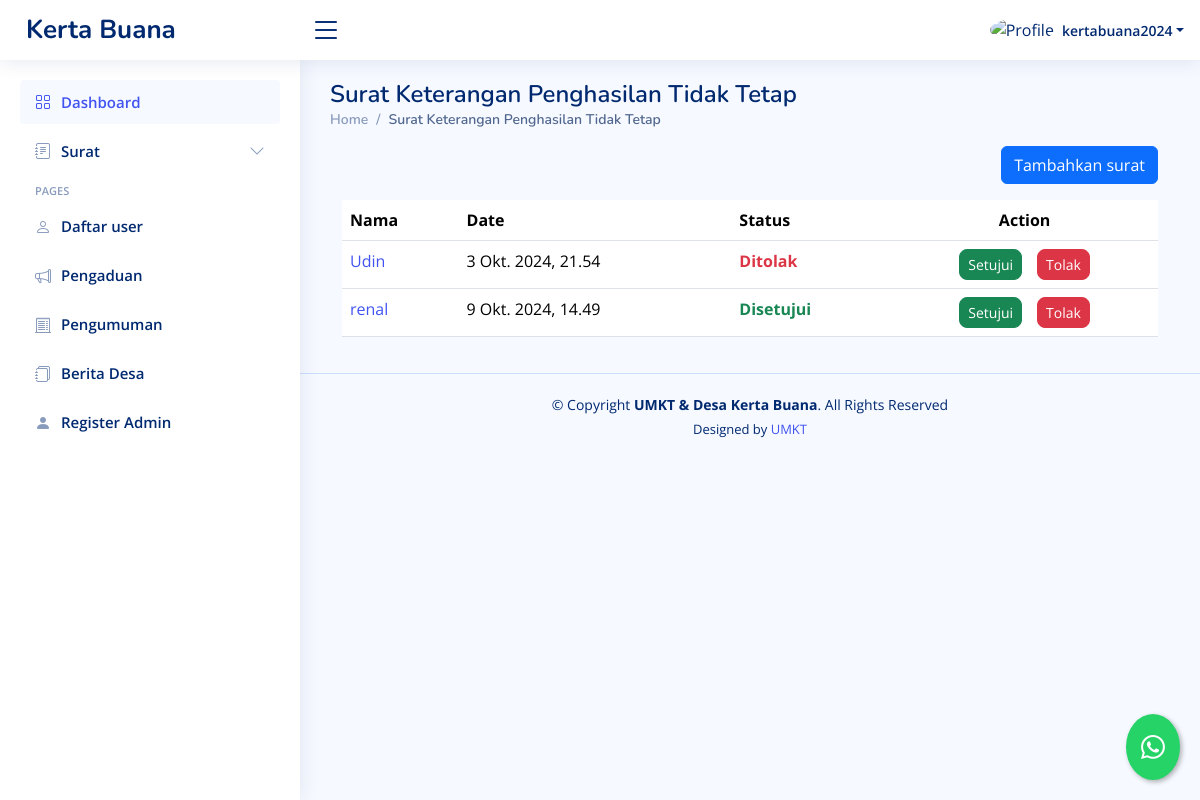
Page /dashboard/suket-penghasilan-tidak-tetap/ (signed in) on the committed database.
### dashboard/models.py (models this page shows, shortened)
class SuketPenghasilanTidakTetap(models.Model):
    STATUS_CHOICES = [
        ('review', 'Proses Review'),
        ('approved', 'Disetujui'),
        ('rejected', 'Ditolak'),
    ]
    penulis = models.ForeignKey(User, on_delete=models.CASCADE, blank=True, null=True)
    nama = models.CharField(max_length=255)
    umur = models.CharField(max_length=255)
    pekerjaan = models.CharField(max_length=255)
    alamat = models.CharField(max_length=255)
    penghasilan = models.CharField(max_length=255,blank=True, null=True)
    date = models.DateTimeField(default=timezone.now, blank=True)
    status = models.CharField(max_length=20, choices=STATUS_CHOICES, default='review')
    pengantarrt = models.URLField(blank=True, null=True)
    scankk = models.URLField(blank=True, null=True)

### dashboard/views.py (the view, shortened to what this page needs)
# urls.py: path("suket-penghasilan-tidak-tetap/",suketpenghasilantidaktetap,  name="suketpenghasilantidaktetap"),
@login_required
def suketpenghasilantidaktetap(request):
    template_name = "backend/suketpenghasilantidaktetap.html"
    suket = SuketPenghasilanTidakTetap.objects.all()
    private = SuketPenghasilanTidakTetap.objects.filter(penulis=request.user)
    context = {
        "suket": suket,
        'private':private
    }
    return render(request, template_name, context)

### templates/backend/suketpenghasilantidaktetap.html (shortened to what this page needs)
{% extends "backend/base_ui.html" %} {% load static %} {% load custom_filters %}
{% block konten %}
<div>
  <div class="pagetitle">
    <h1>Surat Keterangan Penghasilan Tidak Tetap</h1>
    <nav>
      <ol class="breadcrumb">
        <li class="breadcrumb-item">
          <a href="{% url 'dashboard' %}">Home</a>
        </li>
        <li class="breadcrumb-item active">
          Surat Keterangan Penghasilan Tidak Tetap
        </li>
      </ol>
    </nav>
  </div>
  {% if value %}
  <div class="card">
    <div class="card-body">
      <h5 class="card-title">Surat Keterangan Penghasilan Tidak Tetap</h5>
      <form
        method="post"
        action="{% url 'edit_suketpenghasilantidaktetap' value.id %}"
        enctype="multipart/form-data"
      >
        {% csrf_token %}
        <div class="row mb-3">
          <label for="inputNama" class="col-sm-2 col-form-label">Nama</label>
          <div class="col-sm-10">
            <input
              type="text"
              class="form-control"
              name="inputNama"
              value="{{ value.nama }}"
              required
            />
          </div>
        </div>
        <div class="row mb-3">
          <label for="inputUmur" class="col-sm-2 col-form-label">Umur</label>
          <div class="col-sm-10">
            <input
              type="text"
              class="form-control"
              name="inputUmur"
              value="{{ value.umur }}"
              required
            />
          </div>
        </div>
        <div class="row mb-3">
          <label for="inputPekerjaan" class="col-sm-2 col-form-label"
            >Pekerjaan</label
          >
          <div class="col-sm-10">
            <input
              type="text"
              class="form-control"
              name="inputPekerjaan"
              value="{{ value.pekerjaan }}"
              required
            />
          </div>
        </div>
        <div class="row mb-3">
          <label for="inputAlamat" class="col-sm-2 col-form-label"
            >Alamat</label
          >
          <div class="col-sm-10">
            <input
              type="text"
              class="form-control"
              name="inputAlamat"
              value="{{ value.alamat }}"
              required
            />
          </div>
        </div>
        <div class="row mb-3">
          <label for="inputPenghasilan" class="col-sm-2 col-form-label"
            >Penghasilan</label
          >
          <div class="col-sm-10">
            <input
              type="text"
              class="form-control"
              name="inputPenghasilan"
              value="{{ value.penghasilan}}"
              required
            />
          </div>
        </div>
        <div class="row mb-3">
          <label for="inputNumber" class="col-sm-2 col-form-label"
            >Pengantar RT</label
          >
          <div class="col-sm-10">
            <input
              class="form-control"
              type="file"
              id="formFile"
              name="pengantarrt"
            />
            <div class="d-flex gap-3">
              <p>file yang di upload :</p>
              <a href="{{ value.pengantarrt }}"
                >{{ value.pengantarrt|filename }}</a
              >
            </div>
          </div>
        </div>
        <div class="row mb-3">
          <label for="inputNumber" class="col-sm-2 col-form-label"
            >Scan KK</label
          >
          <div class="col-sm-10">
            <input
              class="form-control"
              type="file"
              id="formFile"
              name="scankk"
            />
            <div class="d-flex gap-3">
              <p>file yang di upload :</p>
              <a href="{{ value.scankk }}">{{ value.scankk|filename }}</a>
            </div>
          </div>
        </div>
        <div class="row mb-3">
          <label class="col-sm-2 col-form-label">Submit Here</label>
          <div class="col-sm-10">
            <a href="{% url 'suketpenghasilantidaktetap' %}">
              <button class="btn btn-secondary">Cancel</button>
            </a>
            <button type="submit" class="btn btn-primary">Submit</button>
          </div>
        </div>
      </form>
    </div>
  </div>
  {% else %}
  <div class="container-fluid">
    <div class="d-flex justify-content-end mb-3">
      <button
        type="button"
        class="btn btn-primary"
        data-bs-toggle="modal"
        data-bs-target="#formModal"
      >
        Tambahkan surat
      </button>
    </div>
    <div class="table-responsive">
      <table class="table datatable">
        <thead>
          <tr>
            <th>Nama</th>
            <th data-type="date" data-format="YYYY/DD/MM">Date</th>
            <th>Status</th>
            <th class="text-center">Action</th>
          </tr>
        </thead>
        <tbody>
          {% if user.is_superuser %} {% for surat in suket %}
          <tr>
            <td>
              <a href="{% url 'detail_suketpenghasilantidaktetap' surat.id %}"
                >{{ surat.nama }}</a
              >
            </td>
            <td>{{ surat.date }}</td>
            {% if surat.status == 'review' %}
            <td class="text-warning fw-bold">Proses Review</td>
            {% elif surat.status == 'approved' %}
            <td class="text-success fw-bold">Disetujui</td>
            {% elif surat.status == 'rejected' %}
            <td class="text-danger fw-bold">Ditolak</td>
            {% endif %} {% if user.is_superuser %}
            <td class="text-center">
              <div
                class="btn-group gap-3"
                role="group"
                aria-label="Action buttons"
              >
                <button type="button" class="btn btn-success btn-sm rounded-3">
                  <a
                    href="{% url 'setujui_suketpenghasilantidaktetap' surat.id %}"
                    class="text-decoration-none text-white"
                    >Setujui</a
                  >
                </button>
                <button type="button" class="btn btn-danger btn-sm rounded-3">
                  <a
                    href="{% url 'tolak_suketpenghasilantidaktetap' surat.id %}"
                    class="text-decoration-none text-white"
                    >Tolak</a
                  >
                </button>
              </div>
            </td>
            {% endif %}
          </tr>
          {% endfor %} {% endif %}
        </tbody>
      </table>
    </div>
  </div>
  {% endif %}
</div>
{% endblock konten %}

### templates/backend/base_ui.html (shortened to what this page needs)
{% load static %}
<!DOCTYPE html>
<html lang="en">
  <head>
    <link
      href="{% static 'backend/vendor/bootstrap/css/bootstrap.min.css'%}"
      rel="stylesheet"
    />
    <link
      href="{% static 'backend/vendor/bootstrap-icons/bootstrap-icons.css'%}"
      rel="stylesheet"
    />
    <link
      href="{% static 'backend/vendor/boxicons/css/boxicons.min.css'%}"
      rel="stylesheet"
    />
    <link
      href="{% static 'backend/vendor/quill/quill.snow.css'%}"
      rel="stylesheet"
    />
    <link
      href="{% static 'backend/vendor/quill/quill.bubble.css'%}"
      rel="stylesheet"
    />
    <link
      href="{% static 'backend/vendor/remixicon/remixicon.css'%}"
      rel="stylesheet"
    />
    <link
      href="{% static 'backend/vendor/simple-datatables/style.css'%}"
      rel="stylesheet"
    />
    <link href="{% static 'backend/css/style.css'%}" rel="stylesheet" />
  </head>
  <body>
    <header id="header" class="header fixed-top d-flex align-items-center">
      <div class="d-flex align-items-center justify-content-between">
        <a href="{% url 'welcome'%}" class="logo d-flex align-items-center">
          <span class="d-none d-lg-block">Kerta Buana</span>
        </a>
        <i class="bi bi-list toggle-sidebar-btn"></i>
      </div>
      <nav class="header-nav ms-auto">
        <ul class="d-flex align-items-center">
          <li class="nav-item dropdown pe-3">
            <a
              class="nav-link nav-profile d-flex align-items-center pe-0"
              href="#"
              data-bs-toggle="dropdown"
            >
              {% if user.is_superuser %}
              <img
                src="{% static 'backend/img/orang.png'%}"
                alt="Profile"
                class="rounded-circle"
              />
              {% else %}
              <img
                src="{% static 'backend/img/family.png'%}"
                alt="Profile"
                class="rounded-circle"
              />
              {% endif %}
              <span class="d-none d-md-block dropdown-toggle ps-2"
                >{{request.user.username}}</span
              > </a
            >
          </li>
        </ul>
      </nav>
    </header>
    <aside id="sidebar" class="sidebar">
      <ul class="sidebar-nav" id="sidebar-nav">
        <li class="nav-item">
          <a class="nav-link" href="{% url 'dashboard'%}">
            <i class="bi bi-grid"></i>
            <span>Dashboard</span>
          </a>
        </li>
        {% if user.is_superuser %}
        <li class="nav-item">
          <a
            class="nav-link collapsed"
            data-bs-target="#forms-nav"
            data-bs-toggle="collapse"
            href="#"
          >
            <i class="bi bi-journal-text"></i><span>Surat</span
            ><i class="bi bi-chevron-down ms-auto"></i>
          </a>
        </li>
        {% endif %}
        {% if user.is_superuser %}
        <li class="nav-heading">Pages</li>
        <li class="nav-item">
          <a class="nav-link collapsed" href="{% url 'daftar_user' %}">
            <i class="bi bi-person"></i>
            <span>Daftar user</span>
          </a>
        </li>
        <li class="nav-item">
          <a class="nav-link collapsed" href="{% url 'pengaduan_asing' %}">
            <i class="bi bi-megaphone"></i>
            <span>Pengaduan</span>
          </a>
        </li>
        <li class="nav-item">
          <a class="nav-link collapsed" href=" {% url 'pengumuman' %} ">
            <i class="bi bi-receipt-cutoff"></i>
            <span>Pengumuman</span>
          </a>
        </li>
        <li class="nav-item">
          <a class="nav-link collapsed" href=" {% url 'blog' %} ">
            <i class="bi bi-journals"></i>
            <span>Berita Desa</span>
          </a>
        </li>
        <li class="nav-item">
          <a class="nav-link collapsed" href="{% url 'register_super_admin' %}">
            <i class="bi bi-person-fill"></i>
            <span>Register Admin</span>
          </a>
        </li>
        {% endif %}
      </ul>
    </aside>
    <main id="main" class="main">
      {% block konten %}{% endblock konten %}
    </main>
    <footer id="footer" class="footer">
      <div class="copyright">
        &copy; Copyright <strong><span>UMKT & Desa Kerta Buana</span></strong
        >. All Rights Reserved
      </div>
      <div class="credits">
        Designed by <a href="https://www.umkt.ac.id/">UMKT</a>
      </div>
    </footer>
    <a
      href="https://wa.me/6281234567890?text=Halo,%20saya%20butuh%20bantuan"
      class="whatsapp-float"
      target="_blank"
      title="Hubungi kami via WhatsApp"
    >
      <i class="bi bi-whatsapp"></i>
    </a>
  </body>
</html>

### static/backend/css/style.css (style rules this page uses)
:root { scroll-behavior: smooth; }
body { font-family: "Open Sans", sans-serif; background: #f6f9ff; color: #444444; }
a { color: #4154f1; text-decoration: none; }
h1, h2, h3, h4, h5, h6 { font-family: "Nunito", sans-serif; }
#main { margin-top: 60px; padding: 20px 30px; transition: all 0.3s; }
.pagetitle { margin-bottom: 10px; }
.pagetitle h1 { font-size: 24px; margin-bottom: 0; font-weight: 600; color: #012970; }
.breadcrumb { font-size: 14px; font-family: "Nunito", sans-serif; color: #899bbd; font-weight: 600; }
.breadcrumb a { color: #899bbd; transition: 0.3s; }
.breadcrumb .breadcrumb-item::before { color: #899bbd; }
.breadcrumb .active { color: #51678f; font-weight: 600; }
.logo { line-height: 1; }
@media (min-width: 1200px) { .logo { width: 280px; } }
.logo span { font-size: 26px; font-weight: 700; color: #012970; font-family: "Nunito", sans-serif; }
.header { transition: all 0.5s; z-index: 997; height: 60px; box-shadow: 0px 2px 20px rgba(1, 41, 112, 0.1); background-color: #fff; padding-left: 20px; }
.header .toggle-sidebar-btn { font-size: 32px; padding-left: 10px; cursor: pointer; color: #012970; }
.header-nav ul { list-style: none; }
.header-nav>ul { margin: 0; padding: 0; }
.header-nav .nav-profile { color: #012970; }
.header-nav .nav-profile img { max-height: 36px; }
.header-nav .nav-profile span { font-size: 14px; font-weight: 600; }
.sidebar { position: fixed; top: 60px; left: 0; bottom: 0; width: 300px; z-index: 996; transition: all 0.3s; padding: 20px; overflow-y: auto; scrollbar-width: thin; scrollbar-color: #aab7cf transparent; box-shadow: 0px 0px 20px rgba(1, 41, 112, 0.1); background-color: #fff; }
@media (min-width: 1200px) { #main, #footer { margin-left: 300px; } }
.sidebar-nav { padding: 0; margin: 0; list-style: none; }
.sidebar-nav li { padding: 0; margin: 0; list-style: none; }
.sidebar-nav .nav-item { margin-bottom: 5px; }
.sidebar-nav .nav-heading { font-size: 11px; text-transform: uppercase; color: #899bbd; font-weight: 600; margin: 10px 0 5px 15px; }
.sidebar-nav .nav-link { display: flex; align-items: center; font-size: 15px; font-weight: 600; color: #4154f1; transition: 0.3; background: #f6f9ff; padding: 10px 15px; border-radius: 4px; }
.sidebar-nav .nav-link i { font-size: 16px; margin-right: 10px; color: #4154f1; }
.sidebar-nav .nav-link.collapsed { color: #012970; background: #fff; }
.sidebar-nav .nav-link.collapsed i { color: #899bbd; }
.sidebar-nav .nav-link .bi-chevron-down { margin-right: 0; transition: transform 0.2s ease-in-out; }
.footer { padding: 20px 0; font-size: 14px; transition: all 0.3s; border-top: 1px solid #cddfff; }
.footer .copyright { text-align: center; color: #012970; }
.footer .credits { padding-top: 5px; text-align: center; font-size: 13px; color: #012970; }
.whatsapp-float { position: fixed; bottom: 20px; right: 20px; background-color: #25D366; color: white; border-radius: 50%; padding: 15px; box-shadow: 2px 2px 5px rgba(0, 0, 0, 0.3); z-index: 1000; font-size: 24px; transition: all 0.3s ease; }
.whatsapp-float i { margin-right: 0; }

### rows in the picture
SuketPenghasilanTidakTetap: nama "Udin", date "3 Okt. 2024, 21.54", status "Ditolak"
SuketPenghasilanTidakTetap: nama "renal", date "9 Okt. 2024, 14.49", status "Disetujui"

### other values in the picture
{{ request.user.username }} "kertabuana2024"
